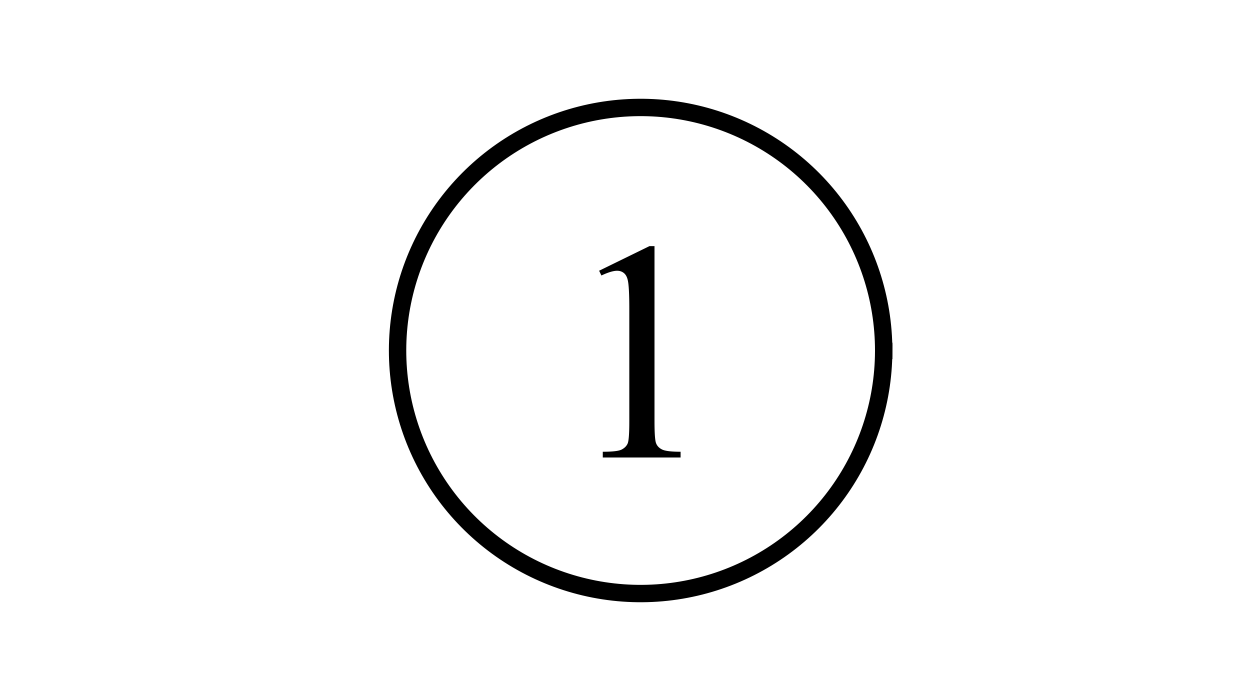
#> input picture number/1.png, 5000 x 2777 px (shown at 1/4 size); its folder holds 4 pictures in this run
$ python pin.py
#> lines starting #> are read from the running program, lines starting #| are printed output that depends on the picture
from PIL import Image

numbers = []

for i in range(1,41):
    if i%2!=0:
        numbers.append(i)

for num in numbers:
    img1 = Image.open('./number/%d.png'%num)
#> img1 is the input picture: PIL image 5000x2777 RGBA; mean R, G, B, A 245.5, 245.5, 245.5, 255
    img2 = Image.open('./number/%d.png'%(num+1))
    size1, size2 = img1.size, img2.size
#> size1 = (5000, 2777); size2 = (5000, 2777)
    print(size1)
#| (5000, 2777)
    joint = Image.new('RGB', (5000, int(5000/210*297)),(255,255,255))
#> joint: PIL image 5000x7071 RGB; every value is 255
    loc1, loc2 = (int(2500-size1[0]/2), int((5000/210*297/2-size1[1])/2)), (int(2500-size1[0]/2), int((5000/210*297/2-size1[1])/2+5000/210*297/2))
#> loc1 = (0, 379); loc2 = (0, 3915)
    joint.paste(img1, loc1)
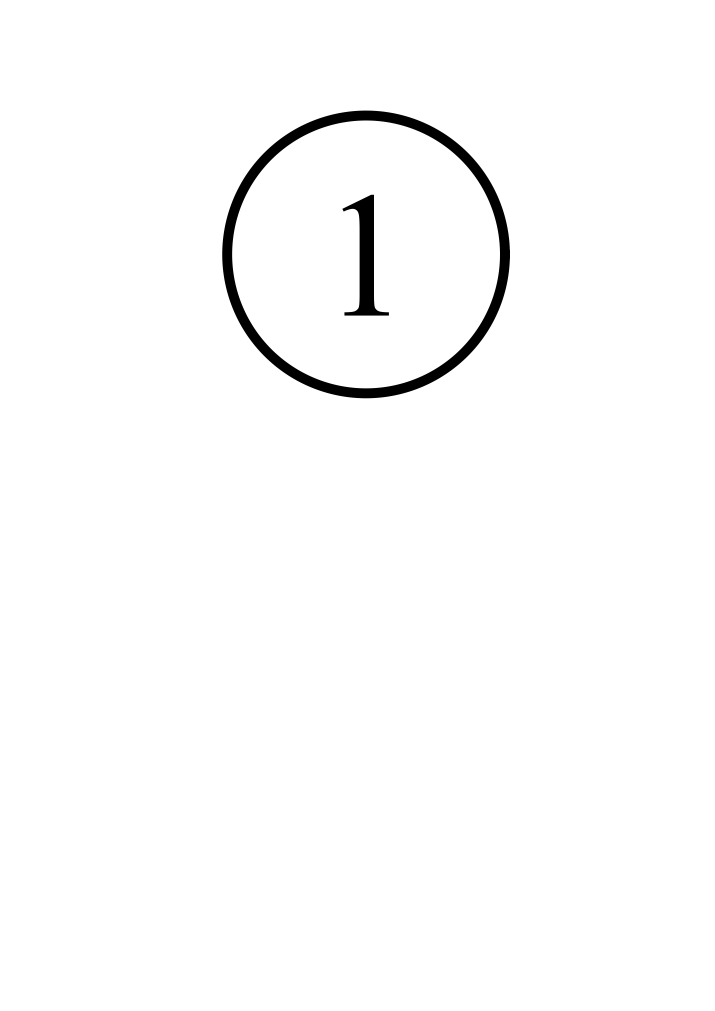
#> joint: PIL image 5000x7071 RGB (shown at 1/7 size); min 0, max 255, mean 251.3
    joint.paste(img2, loc2)
    joint.save('./view/%d.png'%num)
#> pass 2 of the loop `for num in numbers:`:
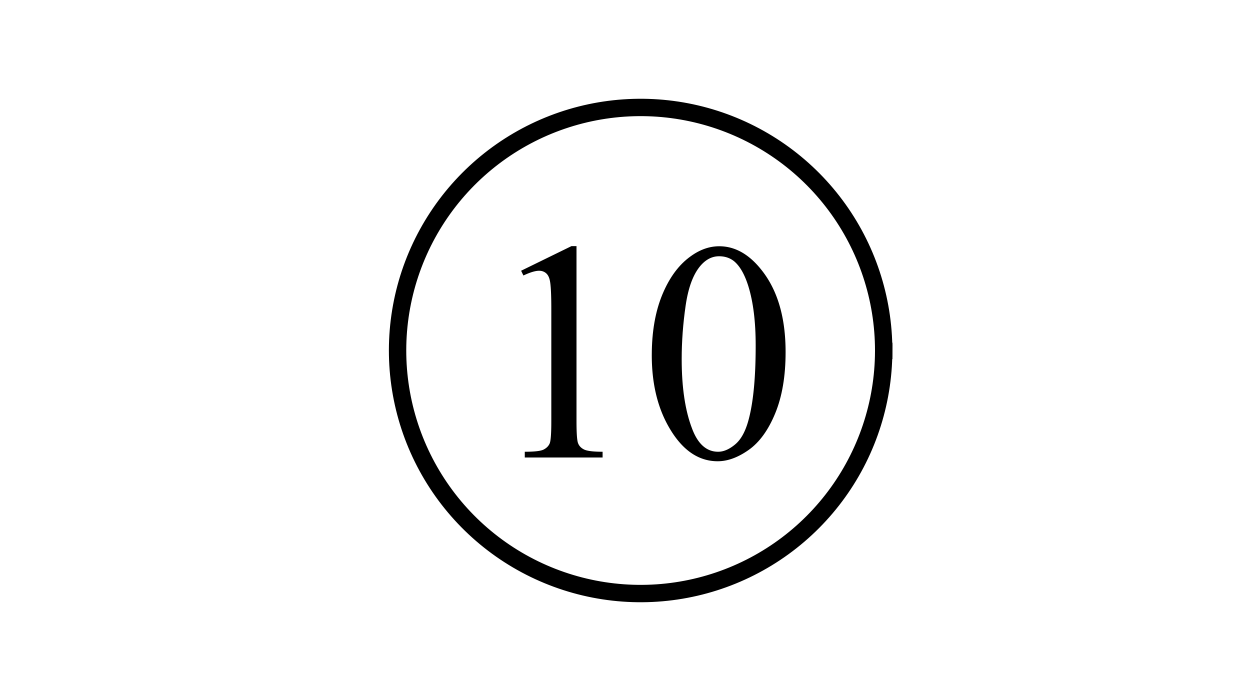
#> input picture number/10.png, 5000 x 2777 px, given in place of 3.png, which was not available (shown at 1/4 size)
#> img1 is the input picture: PIL image 5000x2777 RGBA; mean R, G, B, A 242.3, 242.3, 242.3, 255
#| (5000, 2777)
#> `joint.paste(img1, loc1)`:
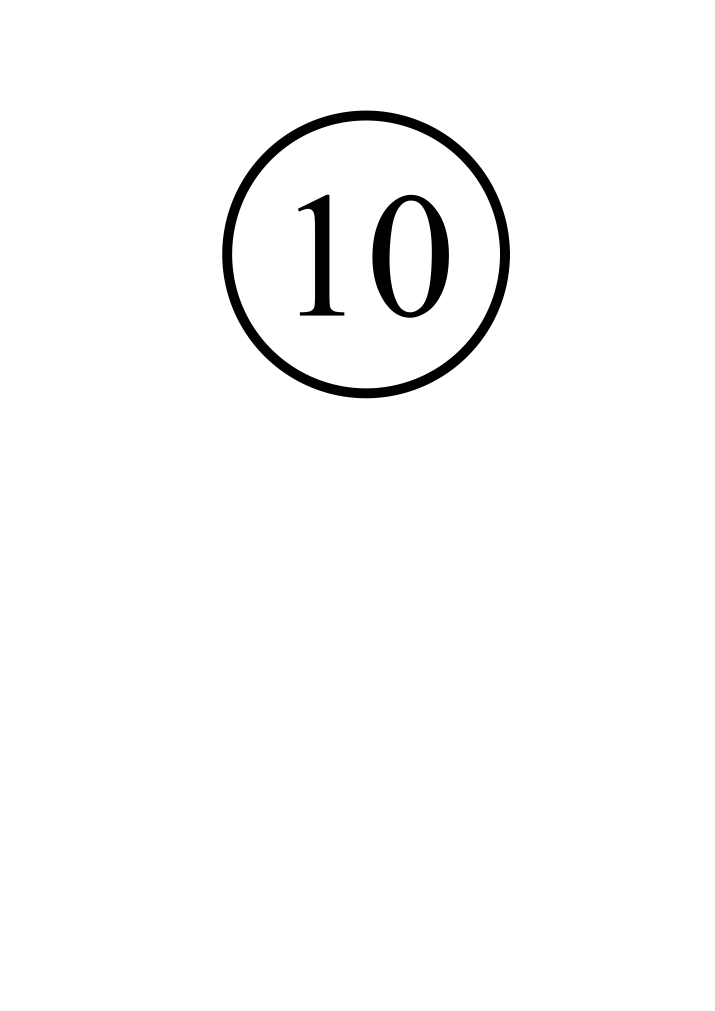
#> joint: PIL image 5000x7071 RGB (shown at 1/7 size); min 0, max 255, mean 250
#> `joint.paste(img2, loc2)`:
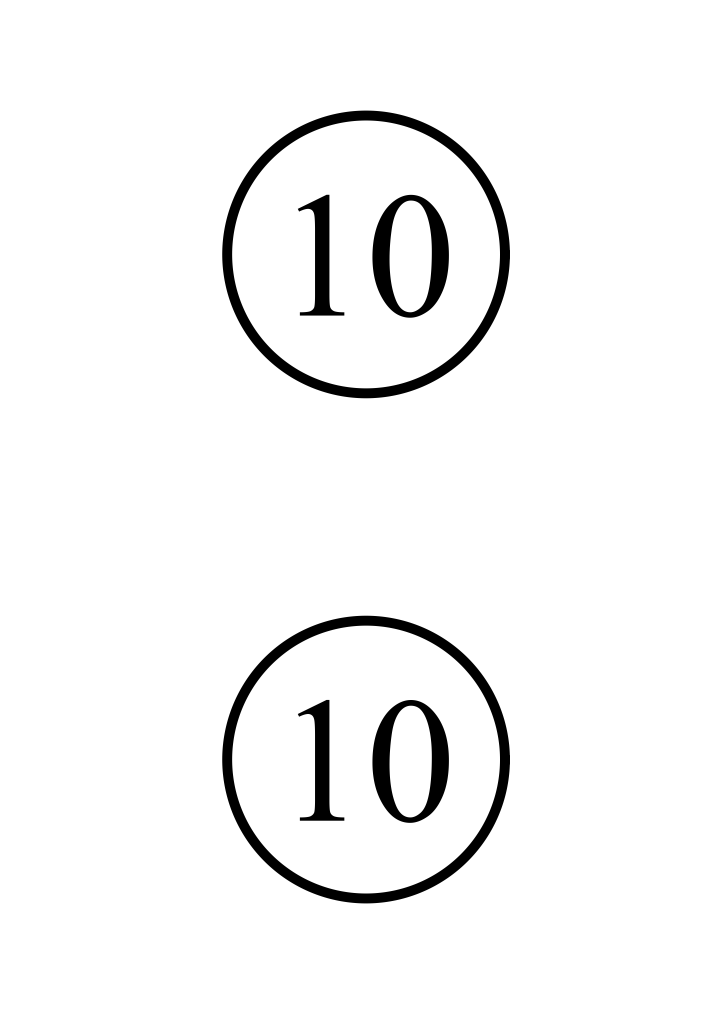
#> joint: PIL image 5000x7071 RGB (shown at 1/7 size); min 0, max 255, mean 245
#> (the run stopped early here; a loop or call above may not have finished)
